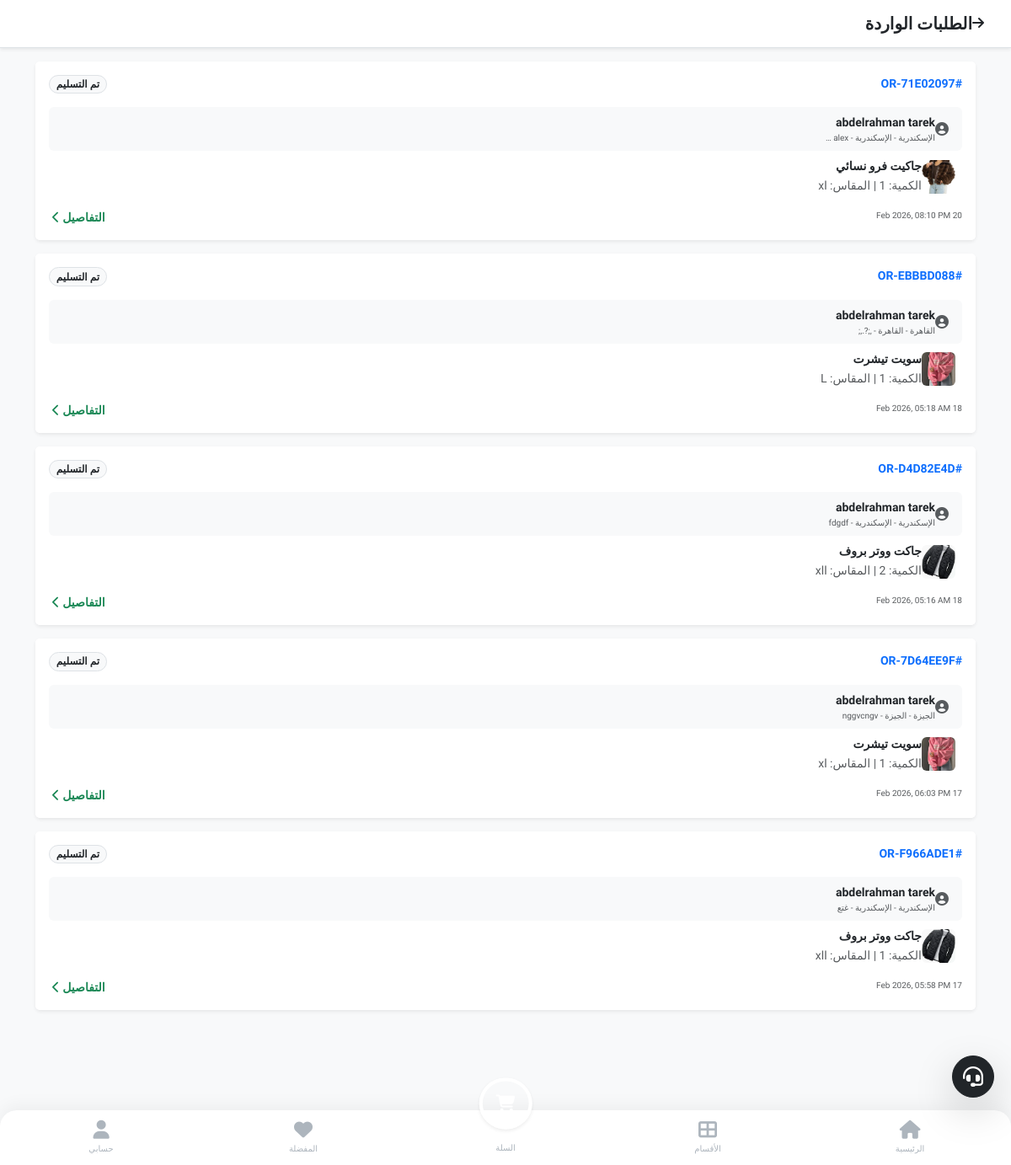
The page /merchant/orders/ (signed in) on the database as committed earlier.
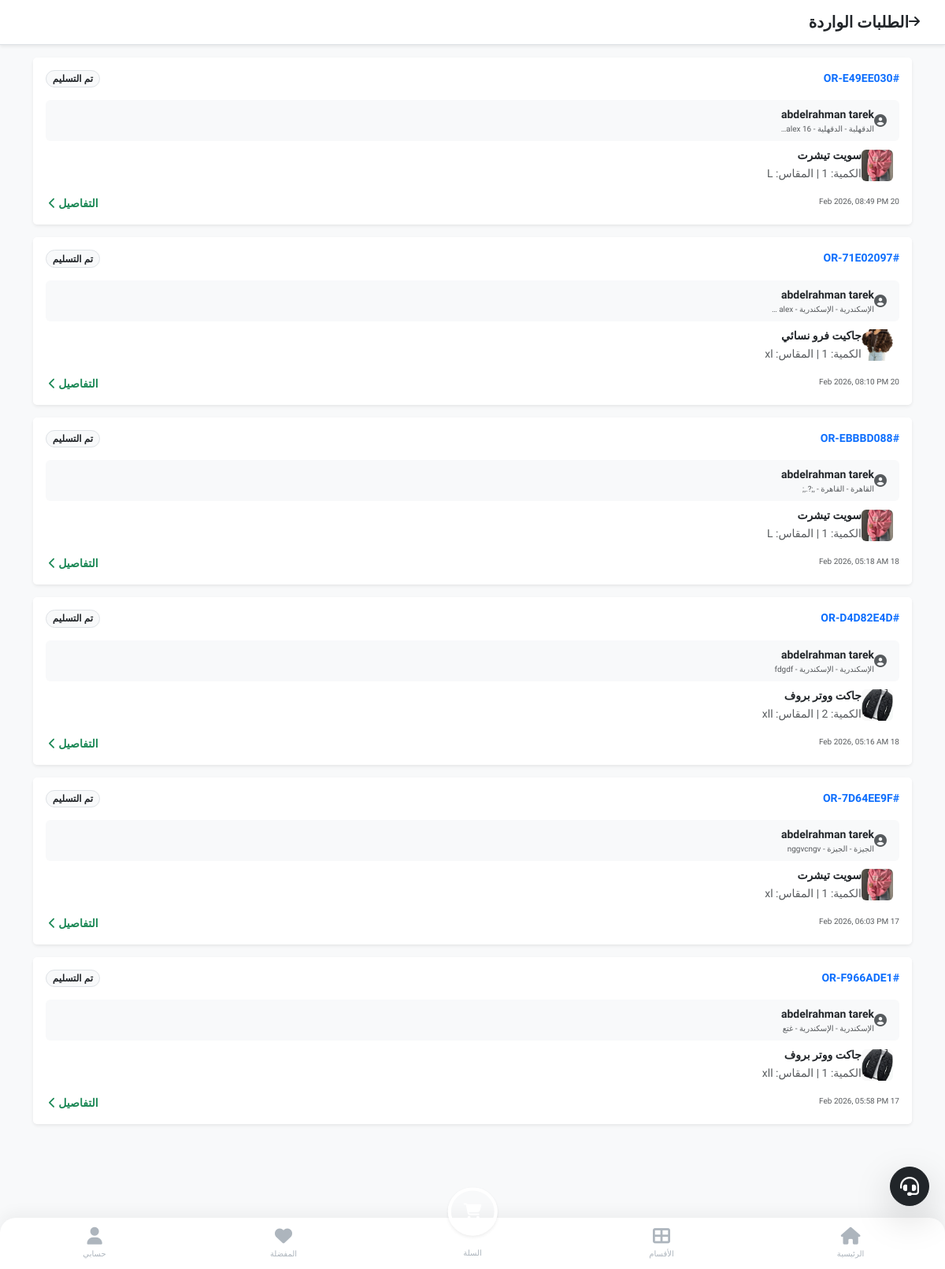
The same page on the database as committed later.
### store/models.py (models this page shows, shortened)
class OrderItem(models.Model):
    order = models.ForeignKey(Order, on_delete=models.CASCADE, related_name='items')
    product_size = models.ForeignKey(ProductSize, on_delete=models.PROTECT, verbose_name="المنتج (المقاس)")
    quantity = models.PositiveIntegerField(default=1, verbose_name="الكمية")
    commission = models.DecimalField(max_digits=10, decimal_places=2, default=0.00, verbose_name="عمولة المنصة")
    price_at_purchase = models.DecimalField(max_digits=10, decimal_places=2, verbose_name="السعر وقت الشراء", blank=True, null=True)
    merchant = models.ForeignKey(MerchantProfile, on_delete=models.PROTECT, verbose_name="التاجر", blank=True, null=True)

class Order(models.Model):
    class Status(models.TextChoices):
        CART = "CART",
        WAITING_PAYMENT = "WAITING_PAYMENT", "بانتظار الدفع" # <--- جديد
        PENDING = "PENDING", "قيد الانتظار"
        APPROVED = "APPROVED", "تم التأكيد"
        SHIPPED = "SHIPPED", "تم الشحن"
        DELIVERED = "DELIVERED", "تم التسليم"
        RETURNED = "RETURNED", "مرتجع"
        CANCELLED = "CANCELLED", "ملغي"
    order_id = models.CharField(max_length=20, unique=True, editable=False, verbose_name="رقم الطلب")
    customer = models.ForeignKey(settings.AUTH_USER_MODEL, on_delete=models.PROTECT, related_name='orders', verbose_name="العميل")
    is_confirmed_by_customer = models.BooleanField(null=True, blank=True, verbose_name="تأكيد العميل")
    rejection_reason = models.TextField(blank=True, null=True, verbose_name="سبب الرفض")
    rating = models.PositiveIntegerField(default=0, verbose_name="التقييم (1-5)")
    merchant = models.ForeignKey(MerchantProfile, on_delete=models.PROTECT, null=True, blank=True, related_name='merchant_orders')    # تفاصيل العنوان (يتم حفظها كنص لضمان عدم تغيرها في السجلات التاريخية)
    shipping_address = models.TextField(verbose_name="عنوان الشحن")
    shipping_phone = models.CharField(max_length=15, verbose_name="رقم التواصل")
    total_products_price = models.DecimalField(max_digits=10, decimal_places=2, default=0, verbose_name="إجمالي المنتجات")
    shipping_cost = models.DecimalField(max_digits=10, decimal_places=2, default=0, verbose_name="تكلفة الشحن")
    platform_fees = models.DecimalField(max_digits=10, decimal_places=2, default=0, verbose_name="رسوم المنصة") # 3 EGP + 2.75%
    final_total = models.DecimalField(max_digits=10, decimal_places=2, default=0, verbose_name="الإجمالي النهائي")
    status = models.CharField(max_length=20, choices=Status.choices, default=Status.PENDING, verbose_name="حالة الطلب")
    created_at = models.DateTimeField(auto_now_add=True, verbose_name="تاريخ الطلب")
    governorate = models.ForeignKey(Governorate, on_delete=models.SET_NULL, null=True, blank=True, verbose_name="المحافظة")
    is_first_order = models.BooleanField(default=False, verbose_name="أول طلب (شحن مجاني)")
    class PaymentMethod(models.TextChoices):
        COD = "COD", "الدفع عند الاستلام"
        ONLINE = "ONLINE", "دفع إلكتروني (Paymob)"
    payment_method = models.CharField(max_length=10, choices=PaymentMethod.choices, default=PaymentMethod.COD, verbose_name="طريقة الدفع")

class Governorate(models.Model):
    name = models.CharField(max_length=50, unique=True, verbose_name="اسم المحافظة")

class ProductSize(models.Model):
    product = models.ForeignKey(Product, on_delete=models.CASCADE, related_name='variations') # غيرنا الاسم لـ variations ليكون أدق
    size_label = models.CharField(max_length=10, verbose_name="المقاس") # S, M, L
    color_label = models.CharField(max_length=30, verbose_name="اللون", default="Standard") # أحمر، أزرق
    stock_quantity = models.PositiveIntegerField(default=0, verbose_name="الكمية المتاحة")

class Product(models.Model):
    category = models.ForeignKey(Category, on_delete=models.SET_NULL, null=True, blank=True, related_name='products', verbose_name="القسم")
    merchant = models.ForeignKey(MerchantProfile, on_delete=models.CASCADE, related_name='products')
    name = models.CharField(max_length=200, verbose_name="اسم المنتج")
    description = models.TextField(verbose_name="وصف المنتج")
    base_price = models.DecimalField(max_digits=10, decimal_places=2, verbose_name="السعر الأساسي")
    image = models.ImageField(upload_to='products/', verbose_name="صورة المنتج الرئيسية")
    shipping_fee = models.DecimalField(max_digits=10, decimal_places=2, default=0, verbose_name="مصاريف الشحن")
    is_active = models.BooleanField(default=False, verbose_name="مفعل (موافقة المشرف)")
    created_at = models.DateTimeField(auto_now_add=True)
    commission_pct = models.DecimalField(
        max_digits=5, decimal_places=2, default=10.00,
        verbose_name="نسبة عمولة المنصة (%)"
    )

### accounts/models.py (models this page shows, shortened)
class User(AbstractUser):
    class Role(models.TextChoices):
        CUSTOMER = "CUSTOMER", "عميل"
        MERCHANT = "MERCHANT", "تاجر"
        OWNER = "OWNER", "Owner (مالك)"
        ADMIN_LVL2 = "ADMIN_LVL2", "مشرف درجة ثانية"
        ADMIN_LVL3 = "ADMIN_LVL3", "مشرف درجة ثالثة (خدمة عملاء)"
    role = models.CharField(max_length=20, choices=Role.choices, default=Role.CUSTOMER)
    phone_primary = models.CharField(max_length=15, unique=True, verbose_name="رقم الهاتف الأساسي")
    phone_secondary = models.CharField(max_length=15, blank=True, null=True, verbose_name="رقم هاتف احتياطي")
    device_id = models.CharField(max_length=255, blank=True, null=True, help_text="لمنع تكرار الحسابات من نفس الجهاز")
    is_banned = models.BooleanField(default=False, verbose_name="محظور")

### merchant_panel/views.py (the view)
# urls.py: path('orders/', views.merchant_orders, name='merchant_orders'),
@login_required
def merchant_orders(request):
    if not is_merchant(request.user): return redirect('home')
    excluded_statuses = [Order.Status.CART, Order.Status.WAITING_PAYMENT]
    items = OrderItem.objects.filter(
        product_size__product__merchant=request.user.merchant_profile
    ).exclude(
        order__status__in=excluded_statuses
    ).order_by('-order__created_at')
    return render(request, 'merchant/orders.html', {'items': items})

### merchant_panel/views.py (called while the page is built)
def is_merchant(user):
    return user.role == User.Role.MERCHANT and hasattr(user, 'merchant_profile') and user.merchant_profile.is_approved

### store/context_processors.py (called while the page is built)
def site_settings(request):
    settings = SiteSetting.objects.first()
    return {'site_settings': settings}

### templates/merchant/orders.html
{% extends 'base.html' %}
{% block content %}
<div class="bg-white p-3 border-bottom shadow-sm d-flex align-items-center mb-3 sticky-top">
    <a href="{% url 'merchant_dashboard' %}" class="text-dark me-3"><i class="fas fa-arrow-right"></i></a>
    <h5 class="m-0 fw-bold">الطلبات الواردة</h5>
</div>
<div class="container pb-5">
    {% for item in items %}
    <a href="{% url 'merchant_order_detail' item.order.order_id %}" class="text-decoration-none text-dark">
        <div class="card border-0 shadow-sm mb-3">
            <div class="card-header bg-white border-0 d-flex justify-content-between pt-3 pb-0">
                <span class="fw-bold text-primary small">#{{ item.order.order_id }}</span>
                {% if item.order.status == 'PENDING' %}
                    <span class="badge bg-warning text-dark border rounded-pill">جديد</span>
                {% elif item.order.status == 'APPROVED' %}
                    <span class="badge bg-info text-dark border rounded-pill">تم التأكيد</span>
                {% else %}
                    <span class="badge bg-light text-dark border rounded-pill">{{ item.order.get_status_display }}</span>
                {% endif %}
            </div>
            <div class="card-body">
                <div class="d-flex align-items-center mb-2 bg-light p-2 rounded">
                    <i class="fas fa-user-circle text-muted me-2"></i>
                    <div>
                        <span class="d-block fw-bold small">{{ item.order.customer.first_name }} {{ item.order.customer.last_name }}</span>
                        <span class="d-block text-muted" style="font-size: 10px;">
                            {{ item.order.governorate.name }} - {{ item.order.shipping_address|truncatechars:20 }}
                        </span>
                    </div>
                </div>
                <div class="d-flex align-items-center">
                    <img src="{{ item.product_size.product.image.url }}" class="rounded me-2" style="width: 40px; height: 40px; object-fit: cover;">
                    <div>
                        <p class="mb-0 small fw-bold">{{ item.product_size.product.name }}</p>
                        <small class="text-muted">الكمية: {{ item.quantity }} | المقاس: {{ item.product_size.size_label }}</small>
                    </div>
                </div>
            </div>
            <div class="card-footer bg-white border-0 pt-0 pb-3 d-flex justify-content-between">
                <small class="text-muted" style="font-size: 10px;">{{ item.order.created_at|date:"d M Y, h:i A" }}</small>
                <small class="fw-bold text-success">التفاصيل <i class="fas fa-chevron-left ms-1"></i></small>
            </div>
        </div>
    </a>
    {% empty %}
    <div class="text-center py-5">
        <i class="fas fa-clipboard-list fa-3x text-muted opacity-25 mb-3"></i>
        <p class="text-muted">لا توجد طلبات جديدة.</p>
    </div>
    {% endfor %}
</div>
{% endblock %}

### templates/base.html (shortened to what this page needs)
<!DOCTYPE html>
<html lang="ar" dir="rtl">
<head>
    <link href="https://cdn.jsdelivr.net/npm/bootstrap@5.3.0/dist/css/bootstrap.min.css" rel="stylesheet">
    <link rel="stylesheet" href="https://cdnjs.cloudflare.com/ajax/libs/font-awesome/6.4.0/css/all.min.css">
</head>
<body>
    <div class="fixed-top p-3" style="z-index: 2000; pointer-events: none;">
    </div>
    <div class="container-fluid px-0">
        {% block content %}{% endblock %}
    </div>
    <nav class="bottom-nav">
        <a href="{% url 'home' %}" class="nav-item {% if request.resolver_match.url_name == 'home' %}active{% endif %}">
            <i class="fas fa-home"></i> الرئيسية
        </a>
        <a href="{% url 'categories_page' %}" class="nav-item {% if request.resolver_match.url_name == 'categories_page' %}active{% endif %}">
            <i class="fas fa-th-large"></i> الأقسام
        </a>
        <a href="{% url 'cart_view' %}" class="nav-item position-relative {% if request.resolver_match.url_name == 'cart_view' %}active{% endif %}">
            <div class="bg-primary-app rounded-circle p-3 position-absolute top-0 start-50 translate-middle shadow-sm border border-4 border-white" style="margin-top: -20px;">
                <i class="fas fa-shopping-cart text-white fs-5 m-0"></i>
            </div>
            <span style="margin-top: 25px;">السلة</span>
        </a>
        <a href="{% url 'wishlist' %}" class="nav-item {% if request.resolver_match.url_name == 'wishlist' %}active{% endif %}">
            <i class="fas fa-heart"></i> المفضلة
        </a>
        <a href="{% url 'profile' %}" class="nav-item {% if request.resolver_match.url_name == 'profile' %}active{% endif %}">
            <i class="fas fa-user"></i> حسابي
        </a>
    </nav>
    <a href="{% url 'my_tickets' %}" class="btn btn-dark rounded-circle shadow-lg d-flex align-items-center justify-content-center position-fixed"
    style="width: 50px; height: 50px; bottom: 80px; right: 20px; z-index: 1000;">
        <i class="fas fa-headset fs-4"></i>
    </a>
</body>
</html>

### templates/base.html (style rules this page uses)
:root { --primary-blue: #0d6efd; --accent-yellow: #ffc107; --bg-light: #f8f9fa; --text-dark: #212529; --white: #ffffff; }
body { padding-bottom: 120px !important; background-color: var(--bg-light); font-family: 'Tajawal', sans-serif; color: var(--text-dark); -webkit-tap-highlight-color: transparent; }
.bottom-nav { position: fixed; bottom: 0; left: 0; right: 0; background: var(--white); box-shadow: 0 -5px 20px rgba(0,0,0,0.05); z-index: 1000; display: flex; justify-content: space-around; padding: 12px 0; border-radius: 20px 20px 0 0; }
.nav-item { text-align: center; color: #adb5bd; text-decoration: none; font-size: 10px; font-weight: 500; transition: 0.3s; display: flex; flex-direction: column; align-items: center; width: 20%; }
.nav-item i { font-size: 22px; margin-bottom: 4px; transition: 0.3s; }
a { text-decoration: none; }

Rows that differ between the two databases and show on the page:
added OrderItem: order.order_id "OR-E49EE030", order.status "تم التسليم", order.customer.first_name "abdelrahman", order.customer.last_name "tarek", order.governorate.name "الدقهلية", order.shipping_address "الدقهلية - alex 16…", product_size.product.image (picture), product_size.product.name "سويت تيشرت", product_size.size_label "L", order.created_at "20 Feb 2026, 08:49 PM"
